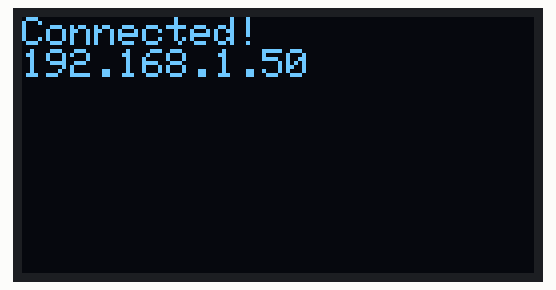
Simulated run of this sketch. Board: ESP8266 (NodeMCU). Shown: 128×64 one-colour display. WiFi joins after 1.5 s; servers stay silent unless stated.

Above: at 1.7 s.

The sketch:

example_2.ino
```cpp
// Initializes I2C and the SSD1306 OLED, connects the board to a Wi‑Fi network, then displays connection status and the device IP address on the OLED.
//
// Buy this module: https://shillehtek.com/products/nodemcu-esp8266-development-board-with-0-96-inch-oled-display-type-c-with-soldering-and-foam
// Full manual: https://shillehtek.com/blogs/shillehtek-product-manuals/nodemcu-esp8266-development-board-with-0-96-inch-oled-display-type-c-with-soldering-and-foam-manual
// More examples: https://github.com/shillehbean/shillehtek-examples
//

#include <ESP8266WiFi.h>
#include <Wire.h>
#include <Adafruit_GFX.h>
#include <Adafruit_SSD1306.h>

Adafruit_SSD1306 display(128, 64, &Wire, -1);
const char* ssid = "your-ssid";
const char* pwd  = "your-pwd";

void setup() {
  Wire.begin(4, 5);
  display.begin(SSD1306_SWITCHCAPVCC, 0x3C);
  display.clearDisplay();
  display.setTextSize(1);
  display.setTextColor(SSD1306_WHITE);
  display.setCursor(0,0);
  display.println("Connecting WiFi...");
  display.display();

  WiFi.begin(ssid, pwd);
  while (WiFi.status() != WL_CONNECTED) delay(200);

  display.clearDisplay();
  display.setCursor(0,0);
  display.println("Connected!");
  display.println(WiFi.localIP());
  display.display();
}

void loop() {}
```
